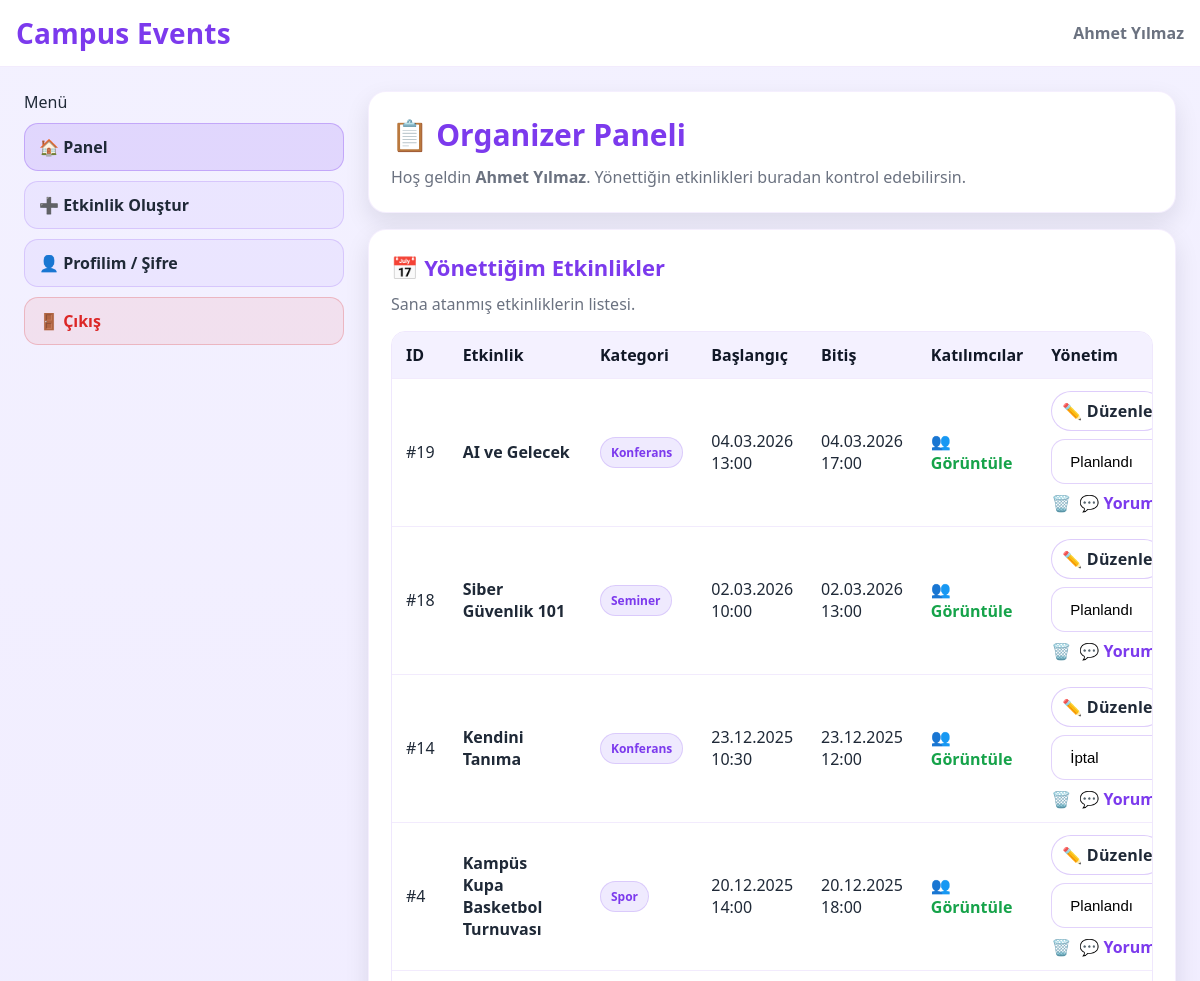
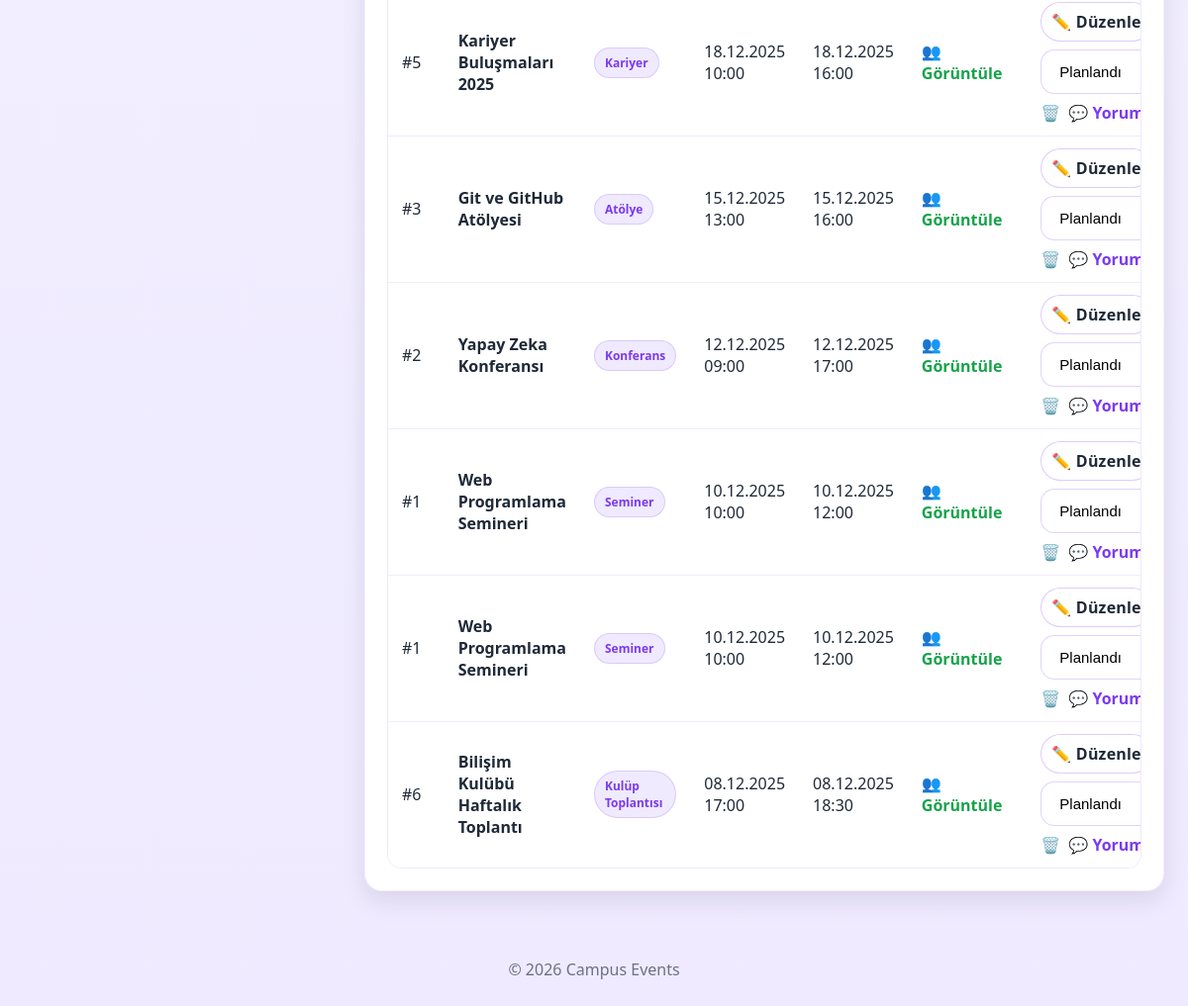
The app's page /campus_events/organizer/dashboard.php (signed in) with its own data (2 pictures, top to bottom).
### tables this page shows
CREATE TABLE `events` (
  `event_id` int(11) NOT NULL,
  `category_id` int(11) NOT NULL,
  `location_id` int(11) NOT NULL,
  `event_title` varchar(150) NOT NULL,
  `event_description` text DEFAULT NULL,
  `start_datetime` datetime NOT NULL,
  `end_datetime` datetime NOT NULL,
  `capacity` int(11) NOT NULL,
  `available_seats` int(11) NOT NULL,
  `status` enum('planned','active','completed','cancelled') NOT NULL DEFAULT 'planned',
  `created_at` datetime NOT NULL DEFAULT current_timestamp()
);

CREATE TABLE `event_categories` (
  `category_id` int(11) NOT NULL,
  `category_name` varchar(100) NOT NULL,
  `description` varchar(255) DEFAULT NULL
);

### campus_events/organizer/dashboard.php (the view, shortened to what this page needs)
<?php
require "../config/db.php";
$userId = (int)($_SESSION['user_id'] ?? 0);
$stmt = $pdo->prepare("
  SELECT
    e.event_id,
    e.event_title,
    ec.category_name,
    e.start_datetime,
    e.end_datetime,
    e.status
  FROM events e
  INNER JOIN event_categories ec ON e.category_id = ec.category_id
  INNER JOIN event_organizers eo ON e.event_id = eo.event_id
  WHERE eo.user_id = ?
  ORDER BY e.start_datetime DESC
");
$stmt->execute([$userId]);
$events = $stmt->fetchAll(PDO::FETCH_ASSOC);
include "../partials/header.php";
include "../partials/menu.php";
?>
<div class="card card--soft" style="margin-bottom:16px;">
  <div class="card__body" style="display:flex; justify-content:space-between; gap:14px; flex-wrap:wrap; align-items:flex-start;">
    <div>
      <h1 class="card__title">📋 Organizer Paneli</h1>
      <p class="card__subtitle">
        Hoş geldin <b><?= htmlspecialchars($_SESSION['user_name'] ?? 'Organizer') ?></b>.
        Yönettiğin etkinlikleri buradan kontrol edebilirsin.
      </p>
    </div>
  </div>
</div>
<div class="card card--soft" style="margin-bottom:18px;">
  <div class="card__body">
    <h2 class="card__title" style="font-size:22px;">📅 Yönettiğim Etkinlikler</h2>
    <p class="card__subtitle">Sana atanmış etkinliklerin listesi.</p>
    <?php if (empty($events)): ?>
      <div class="alert alert-error" style="margin-top:14px;">
        Henüz organizatörü olduğun bir etkinlik bulunmuyor.
      </div>
    <?php else: ?>
      <div class="table-wrap" style="margin-top:14px;">
        <table>
          <thead>
            <tr>
              <th style="width:70px;">ID</th>
              <th>Etkinlik</th>
              <th style="width:150px;">Kategori</th>
              <th style="width:170px;">Başlangıç</th>
              <th style="width:170px;">Bitiş</th>
              <th style="width:140px;">Katılımcılar</th>
              <th style="width:340px;">Yönetim</th>
            </tr>
          </thead>
          <tbody>
            <?php foreach ($events as $event): ?>
              <tr>
                <td>#<?= (int)$event['event_id'] ?></td>
                <td><b><?= htmlspecialchars($event['event_title'] ?? '-') ?></b></td>
                <td><span class="badge"><?= htmlspecialchars($event['category_name'] ?? 'Genel') ?></span></td>
                <td><?= !empty($event['start_datetime']) ? date("d.m.Y H:i", strtotime($event['start_datetime'])) : '-' ?></td>
                <td><?= !empty($event['end_datetime']) ? date("d.m.Y H:i", strtotime($event['end_datetime'])) : '-' ?></td>
                <td>
                  <a href="view_participants.php?event_id=<?= (int)$event['event_id'] ?>"
                     style="font-weight:900; color:var(--success);">
                    👥 Görüntüle
                  </a>
                </td>
                <td style="display:flex; gap:8px; flex-wrap:wrap; align-items:center;">
                  <a class="btn"
                     href="edit_event.php?event_id=<?= (int)$event['event_id'] ?>"
                     style="padding:8px 10px; border:1px solid rgba(124,58,237,.25); background:#fff; font-weight:900;">
                    ✏️ Düzenle
                  </a>
                  <form action="update_status.php" method="POST" style="margin:0;">
                    <select name="status" class="input" onchange="this.form.submit()" style="min-width:130px;">
                      <option value="planned"   <?= ($event['status'] ?? '') === 'planned' ? 'selected' : '' ?>>Planlandı</option>
                      <option value="cancelled" <?= ($event['status'] ?? '') === 'cancelled' ? 'selected' : '' ?>>İptal</option>
                    </select>
                  </form>
                  <a href="delete_event.php?event_id=<?= (int)$event['event_id'] ?>"
                     onclick="return confirm('Bu etkinliği silmek istiyor musunuz?')"
                     style="font-weight:900; color:var(--danger);">
                    🗑️
                  </a>
                  <a href="view_feedbacks.php?event_id=<?= (int)$event['event_id'] ?>"
                     style="font-weight:900; color:var(--primary);">
                    💬 Yorumlar
                  </a>
                </td>
              </tr>
            <?php endforeach; ?>
          </tbody>
        </table>
      </div>
    <?php endif; ?>
  </div>
</div>
<?php include "../partials/footer.php"; ?>

### campus_events/assets/css/style.css (style rules this page uses)
:root { --bg1:#f3f1ff; --bg2:#efeaff; --card:#ffffff; --text:#1f2937; --muted:#6b7280; --primary:#7c3aed; --primary2:#a78bfa; --border:#e6e1ff; --success:#16a34a; --danger:#dc2626; --warning:#f59e0b; --shadow: 0 20px 50px rgba(17, 24, 39, 0.12); --shadow-sm: 0 10px 25px rgba(17, 24, 39, 0.10); --radius:18px; --radius-sm:14px; }
* { box-sizing:border-box; }
html,body { height:100%; }
body { margin:0; font-family: system-ui, -apple-system, Segoe UI, Roboto, Arial, sans-serif; color:var(--text); background: linear-gradient(180deg, var(--bg1), var(--bg2)); }
a { color:inherit; text-decoration:none; }
.card { background: var(--card); border-radius: var(--radius); box-shadow: var(--shadow); border: 1px solid rgba(124, 58, 237, 0.08); }
.card--soft { box-shadow: var(--shadow-sm); }
.card__body { padding: 22px 22px; }
.card__title { display:flex; align-items:center; gap:10px; font-size: 30px; font-weight: 800; color: var(--primary); margin: 0 0 10px; }
.card__subtitle { margin:0; color: var(--muted); line-height: 1.55; }
.input, select, textarea { width:100%; padding: 12px 14px; border-radius: 14px; border: 1px solid rgba(124, 58, 237, 0.22); outline:none; background:#fff; font-size: 15px; }
.btn { display:inline-flex; align-items:center; justify-content:center; gap:10px; padding: 12px 18px; border-radius: 999px; border: none; cursor:pointer; font-weight: 800; letter-spacing: .2px; }
.table-wrap { overflow:auto; border-radius: 14px; border: 1px solid rgba(124, 58, 237, 0.12); }
table { width:100%; border-collapse: collapse; min-width: 760px; background:#fff; }
thead th { text-align:left; padding: 12px 14px; background: rgba(167, 139, 250, 0.12); color: #111827; font-weight: 900; }
tbody td { padding: 12px 14px; border-top: 1px solid rgba(124, 58, 237, 0.10); }
.badge { display:inline-flex; align-items:center; padding: 6px 10px; border-radius: 999px; font-weight: 800; font-size: 12px; background: rgba(167, 139, 250, 0.18); border: 1px solid rgba(124, 58, 237, 0.18); color: var(--primary); }
.card { margin-bottom: 18px; }
.table-wrap { margin-top: 14px; }

### records on screen
events: event_id "19", event_title "AI ve Gelecek", category.category_name "Konferans", start_datetime "04.03.2026 13:00", end_datetime "04.03.2026 17:00", status "Planlandı"
events: event_id "18", event_title "Siber Güvenlik 101", category.category_name "Seminer", start_datetime "02.03.2026 10:00", end_datetime "02.03.2026 13:00", status "Planlandı"
events: event_id "14", event_title "Kendini Tanıma", category.category_name "Konferans", start_datetime "23.12.2025 10:30", end_datetime "23.12.2025 12:00", status "İptal"
events: event_id "4", event_title "Kampüs Kupa Basketbol Turnuvası", category.category_name "Spor", start_datetime "20.12.2025 14:00", end_datetime "20.12.2025 18:00", status "Planlandı"
events: event_id "5", event_title "Kariyer Buluşmaları 2025", category.category_name "Kariyer", start_datetime "18.12.2025 10:00", end_datetime "18.12.2025 16:00", status "Planlandı"
events: event_id "3", event_title "Git ve GitHub Atölyesi", category.category_name "Atölye", start_datetime "15.12.2025 13:00", end_datetime "15.12.2025 16:00", status "Planlandı"
events: event_id "2", event_title "Yapay Zeka Konferansı", category.category_name "Konferans", start_datetime "12.12.2025 09:00", end_datetime "12.12.2025 17:00", status "Planlandı"
events: event_id "1", event_title "Web Programlama Semineri", category.category_name "Seminer", start_datetime "10.12.2025 10:00", end_datetime "10.12.2025 12:00", status "Planlandı"
events: event_id "6", event_title "Bilişim Kulübü Haftalık Toplantı", category.category_name "Kulüp Toplantısı", start_datetime "08.12.2025 17:00", end_datetime "08.12.2025 18:30", status "Planlandı"

### other values on screen
$_SESSION['user_name'] "Ahmet Yılmaz"
$it['label'] "🏠 Panel"
$it['label'] "➕ Etkinlik Oluştur"
$it['label'] "👤 Profilim / Şifre"
